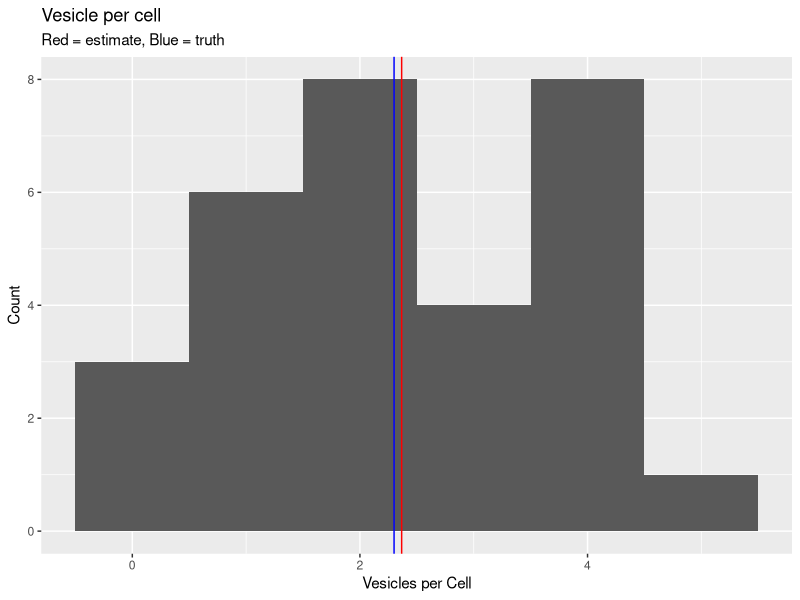
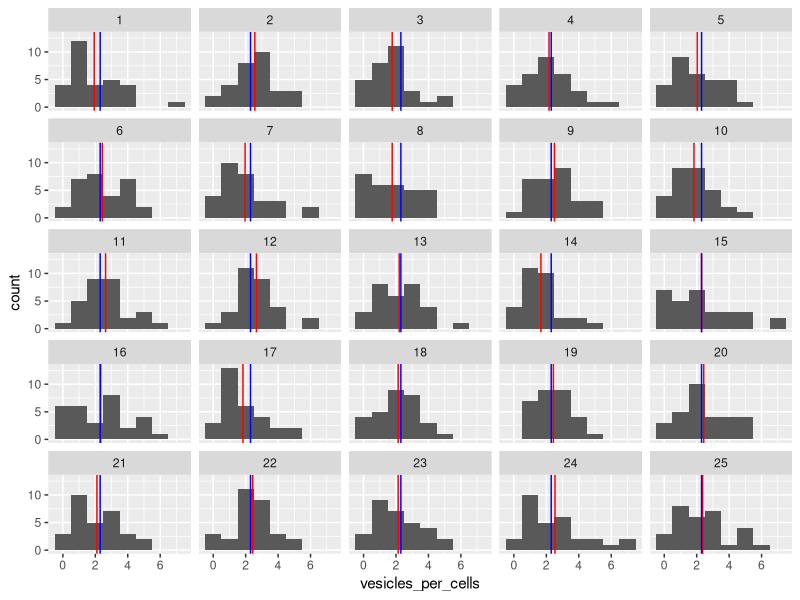
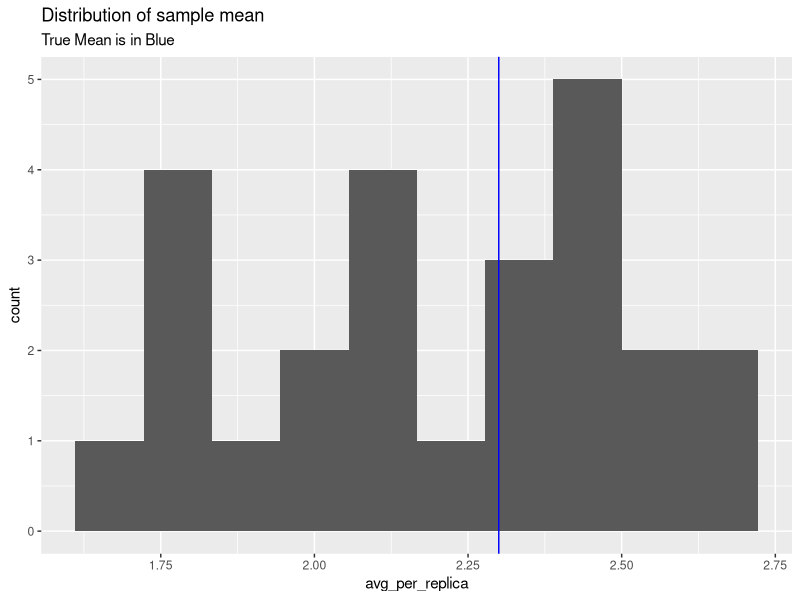
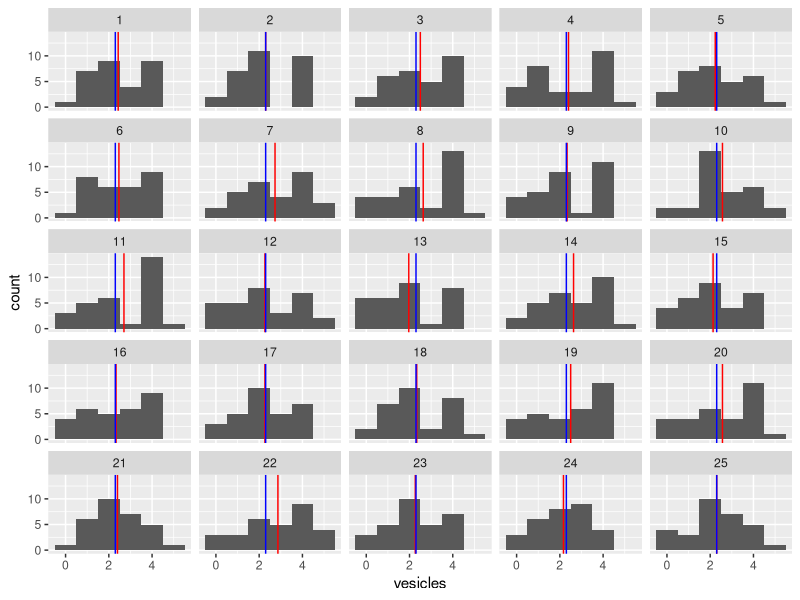
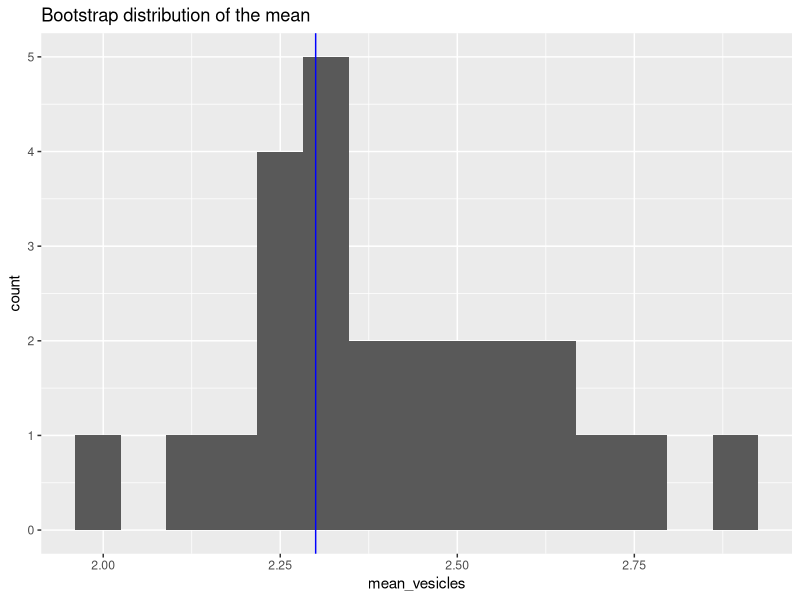
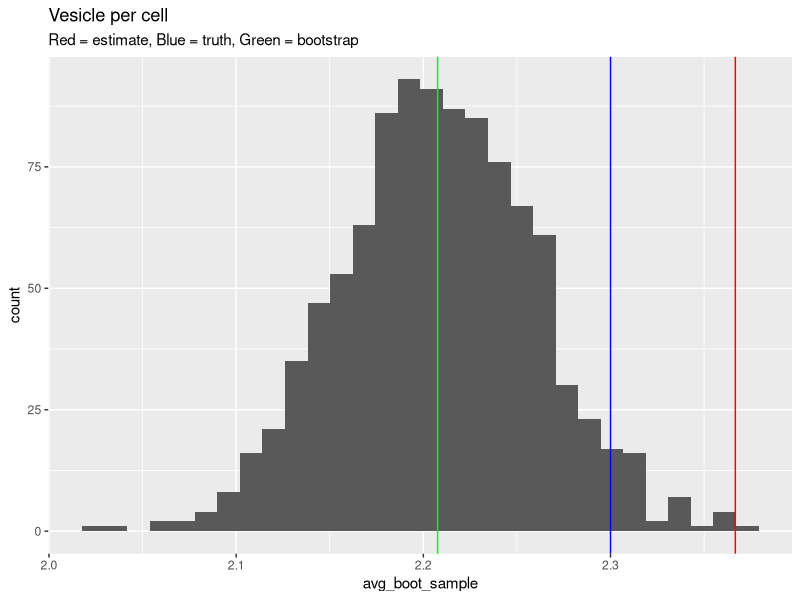
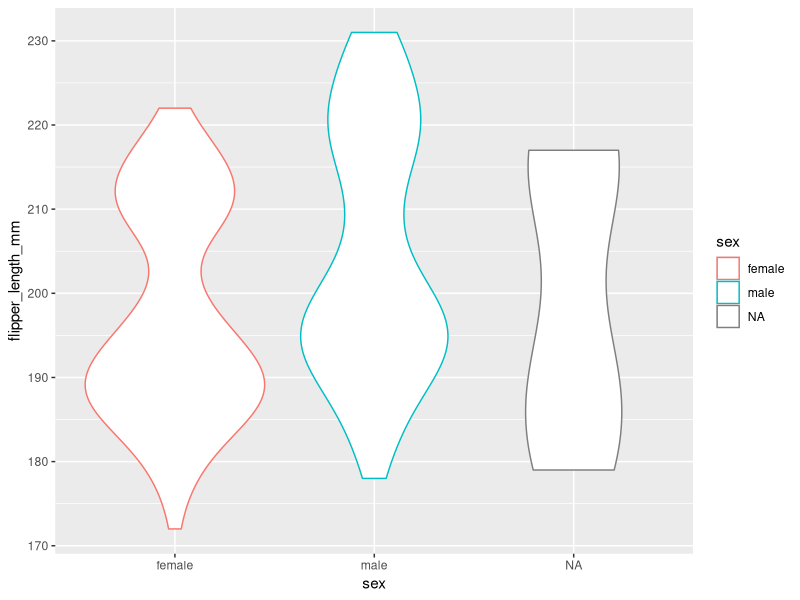
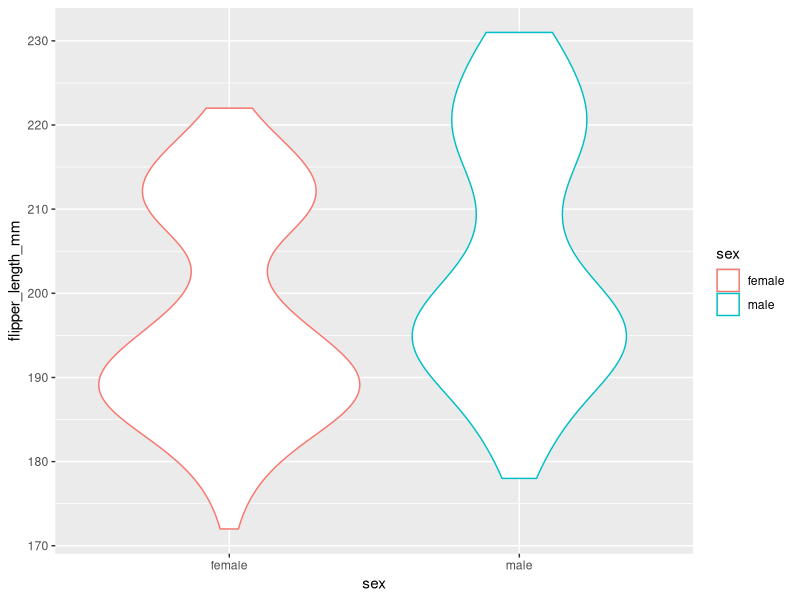

Here is the R script that generated these plots, in order:
## ---- chunk 1
library(ggplot2)
library(tidyverse)
library(tidyr)
library(dplyr)
# ![Today's class](information_hose.jpg)
## ---- chunk 2
# number of observations aka how many cells are we going to look at?
n_obs <- 30

# assumed true value
true_mean_vesicles_per_cell <- 2.3 

# simulate the creation of the data set
vesicles_per_cells <- rpois(n_obs,true_mean_vesicles_per_cell)

# convert the data set into a data frame which will be needed for plotting
myexperiment <- data.frame(vesicles_per_cells)

# calculate average vesicles per cell
avg_v_per_cell <- mean(vesicles_per_cells)
## ---- chunk 3

# pro tip: use geom_vline() to add a verticle line with a designated x intercept
# add a subtitle your plot title with ggtitle("title", "subtitle")

ggplot(myexperiment,aes(x=vesicles_per_cells)) + 
  geom_histogram(binwidth = 1) + 
  geom_vline(xintercept = avg_v_per_cell,color="red") + 
  geom_vline(xintercept = true_mean_vesicles_per_cell,color="blue") + 
  ggtitle("Vesicle per cell","Red = estimate, Blue = truth")+
  labs(x = "Vesicles per Cell",
       y = "Count")

## ---- chunk 4
# set the number of times we want to repeat the experiment (replicas)
replicas <- 25

# we can multiply our observations by our replicates in order to rapidly simulate
# the collection of the data.
vesicles_per_cells <- rpois(n_obs*replicas, true_mean_vesicles_per_cell)

# create a factor to say what experiment this is and bind to a data.frame
# use gl() to generate factor levels
experiment_id <- gl(replicas, n_obs)
myexperiment_replicas <- data.frame(vesicles = vesicles_per_cells, 
                                    replica = experiment_id)
## ---- chunk 5
# create a data frame of averages grouped by the 'replica' factor we created above
df.avg <- myexperiment_replicas %>%
  group_by(replica) %>%
  summarize(avg_per_replica = mean(vesicles))

# plot all experiment replicates using replicate number as a the separating facet. 
ggplot(myexperiment_replicas, aes(vesicles_per_cells)) + 
  geom_histogram(binwidth = 1) + 
  facet_wrap(~replica) + 
  geom_vline(data=df.avg, aes(xintercept = avg_per_replica),color="red") + 
  geom_vline(xintercept = true_mean_vesicles_per_cell, color="blue") 

## ---- chunk 6
ggplot(df.avg, aes(avg_per_replica)) + 
  geom_histogram(bins = 10) + 
  geom_vline(xintercept = true_mean_vesicles_per_cell, color="blue") +
  ggtitle("Distribution of sample mean","True Mean is in Blue")

## ---- chunk 7
# create a subsample with the sample() command. Using our previously created
# myexperimet data frame, lets create a sample of vesicles per cell that is 
# subsampled using bootstrapping with the same number of obervations and replicas
# that we used before. Since bootstrapping is sampling done with replacement be
# sure to set replace = TRUE
subsample1 <- sample(myexperiment$vesicles_per_cells, n_obs*replicas, replace=TRUE)

# the data frame using the subsampled vesicles data and experiment_id from before.
subsample_boostraps <- data.frame(vesicles = subsample1, replica=experiment_id)
## ---- chunk 8
bootstraps_averages <- subsample_boostraps %>%
                    group_by(replica) %>%
                    summarise(mean_vesicles = mean(vesicles))

ggplot(subsample_boostraps, aes(vesicles)) + 
  geom_histogram(binwidth = 1) + 
  facet_wrap(~replica) + 
   geom_vline(data=bootstraps_averages, aes(xintercept = mean_vesicles),color="red") + 
   geom_vline(xintercept = true_mean_vesicles_per_cell,color="blue") 
## ---- chunk 9
ggplot(bootstraps_averages, aes(x=mean_vesicles)) + 
  geom_histogram(bins=15) + 
  geom_vline(xintercept = true_mean_vesicles_per_cell, color="blue") + 
  ggtitle("Bootstrap distribution of the mean")
## ---- chunk 10
# one way of doing this, use a for loop. 
avg_boot_sample = array(NA,1000)
for (i in 1:length(avg_boot_sample)){
  bootsample = sample(vesicles_per_cells,replace=TRUE)
  avg_boot_sample[i]=mean(bootsample)
}
mean(avg_boot_sample)
sd(avg_boot_sample)
quantile(avg_boot_sample,c(0.025,0.975))
ggplot(data.frame(avg_boot_sample),aes(avg_boot_sample)) + geom_histogram() + 
  geom_vline(xintercept = avg_v_per_cell,color="red") + 
  geom_vline(xintercept = mean(avg_boot_sample),color="green") + 
  geom_vline(xintercept = true_mean_vesicles_per_cell,color="blue") + 
  ggtitle("Vesicle per cell","Red = estimate, Blue = truth, Green = bootstrap")


## ---- chunk 11
library(palmerpenguins)
ggplot(penguins,aes(x=sex,y=flipper_length_mm,color=sex)) + geom_violin()

# clean NAs
sum(is.na(penguins$sex))
penguins_clean = penguins[!is.na(penguins$sex),]

# penguins_clean = penguins %>% filter(!is.na(sex))

ggplot(penguins_clean,aes(x=sex,y=flipper_length_mm,color=sex)) + 
  geom_violin()


## ---- chunk 12
# to make code more readable, create an indicator variable
is_female = penguins_clean$sex=="female"

avg_female = mean(penguins_clean$flipper_length_mm[is_female])
avg_male = mean(penguins_clean$flipper_length_mm[!is_female])
diff_flipper_length= avg_female - avg_male

print(paste("Flipper lenth difference between male and female is: ",diff_flipper_length))
print("Is is REAL?")
## ---- chunk 13
individual_diff_from_mean = array(NA,nrow(penguins_clean))

individual_diff_from_mean[is_female] = penguins_clean$flipper_length_mm[is_female] - avg_female
individual_diff_from_mean[!is_female] = penguins_clean$flipper_length_mm[!is_female] - avg_male

# add to the data_frame
penguins_clean_diff = cbind(penguins_clean,individual_diff_from_mean)

#plot
ggplot(penguins_clean_diff,aes(x=individual_diff_from_mean)) + geom_histogram()

ggplot(penguins_clean_diff,aes(x=sex,y=individual_diff_from_mean)) + geom_violin()
ggplot(penguins_clean_diff,aes(x=sex,y=individual_diff_from_mean,color=island)) + geom_violin()
## ---- chunk 14
avg_by_sex_and_island = penguins_clean %>% 
                            group_by(sex,island) %>% 
                            summarise(avg=mean(flipper_length_mm))

individual_diff_from_mean = array(NA,nrow(penguins_clean))
for (i in seq(nrow(avg_by_sex_and_island))) {
  ix = which(penguins_clean$sex==avg_by_sex_and_island$sex[i] &
             penguins_clean$island==avg_by_sex_and_island$island[i])
  individual_diff_from_mean[ix]=penguins_clean$flipper_length_mm[ix] - avg_by_sex_and_island$avg[i] 
}


## ---- chunk 15
penguins_clean_diff = cbind(penguins_clean,individual_diff_from_mean)

#plot
ggplot(penguins_clean_diff,aes(x=individual_diff_from_mean)) + geom_histogram()

ggplot(penguins_clean_diff,aes(x=sex,y=individual_diff_from_mean)) + geom_violin()
ggplot(penguins_clean_diff,aes(x=sex,y=individual_diff_from_mean,color=island)) + geom_violin()
## ---- chunk 16
avg_by_sex_and_island = penguins_clean %>% 
                            group_by(sex,island) %>% 
                            summarise(avg=mean(flipper_length_mm))

diff_flipper_length= mean(avg_by_sex_and_island$avg[avg_by_sex_and_island$sex=="female"] - 
                     avg_by_sex_and_island$avg[avg_by_sex_and_island$sex=="male"])

print(paste("Flipper lenth difference between male and female accounting for island is: ",diff_flipper_length))
print("Is is REAL?")
## ---- chunk 17
sex_diff = function(png) {
  avg_by_sex_and_island = png %>% 
                            group_by(sex,island) %>% 
                            summarise(avg=mean(flipper_length_mm))

  diff_flipper_length= mean(avg_by_sex_and_island$avg[avg_by_sex_and_island$sex=="female"] - 
                     avg_by_sex_and_island$avg[avg_by_sex_and_island$sex=="male"])
  return(diff_flipper_length)
}

iter=1000
boot_diff = array(NA,iter)
for (i in seq(iter)) {
  smpl_ix = sample(nrow(penguins_clean),replace = TRUE)
  # create sample from sample dataframe
  png_boot = penguins_clean[smpl_ix,]
  boot_diff[i]=sex_diff(png_boot)
}
## ---- chunk 18
ggplot(data.frame(flipper_difference = boot_diff),aes(x=flipper_difference)) + 
  geom_histogram()
## ---- chunk 19
n_obs = 20; 
neuron.spike.rate = rnorm(n_obs);
eye.blinking = neuron.spike.rate+rnorm(n_obs,0,2)
myexperiment = data.frame(neuron.spike.rate=neuron.spike.rate, eye.blinking=eye.blinking)

head(myexperiment)


## ---- chunk 20
ggplot(myexperiment,aes(x=neuron.spike.rate,y=eye.blinking)) + geom_point() + geom_smooth(method=lm)

myslope <- function(x,y) {
  mdl =lm(y ~ x)
  slp=mdl$coef[[2]]
  return(slp)
}

real_slope = myslope(neuron.spike.rate,eye.blinking)
real_slope

## ---- chunk 21
# here is where the magic happens
# if they are not correlated, 
# it didn't matter if the are paired or not. 
#So we shuffle one of them.  
perm_indx = sample(n_obs,replace=FALSE)
perm_blink = eye.blinking[perm_indx];

# add to dataframe with an indicator
indicator = as.factor(c(array("perm",n_obs),array("real",n_obs)))
neuron = c(neuron.spike.rate,neuron.spike.rate)
blink = c(perm_blink,eye.blinking)
myexperiment = data.frame(indicator,neuron,blink)

ggplot(myexperiment,aes(x=neuron,y=blink,col=indicator)) + geom_point(aes(color=indicator)) +geom_smooth(method=lm)


## ---- chunk 22
perm_slopes = array(NA,dim=1000)
for (i in 1:length(perm_slopes)) {
  perm_blink = eye.blinking[sample(n_obs)];
  perm_slopes[i] = myslope(neuron.spike.rate,perm_blink)
}

ggplot(data.frame(perm_slopes),aes(perm_slopes)) + geom_histogram() + geom_vline(xintercept = real_slope)
p_value = 1-mean(real_slope>perm_slopes)
p_value
